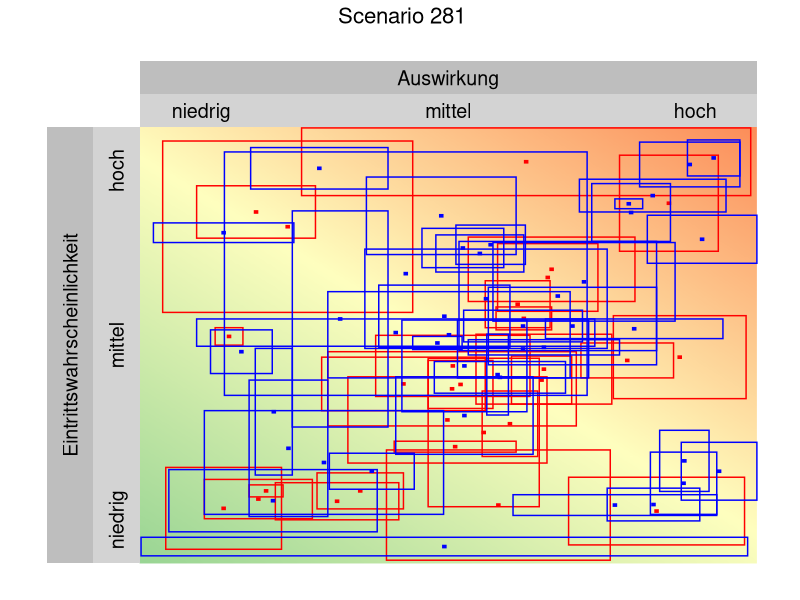
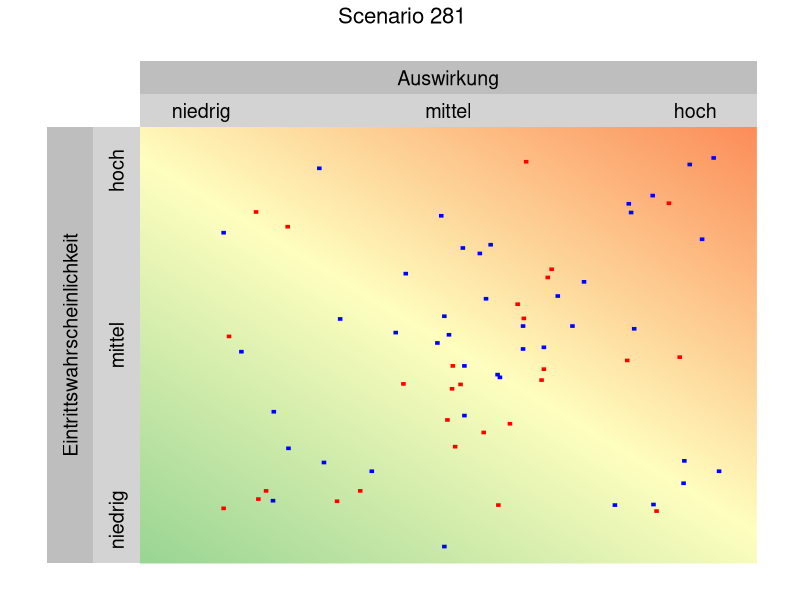
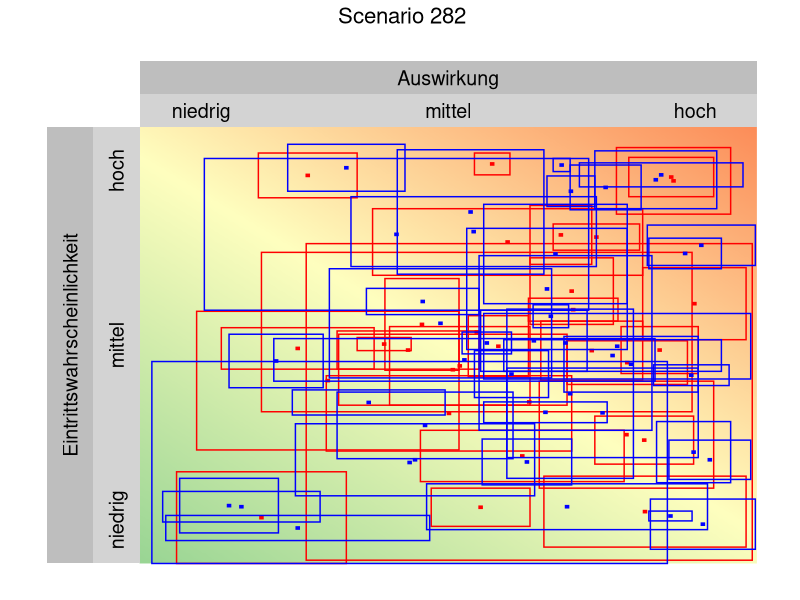
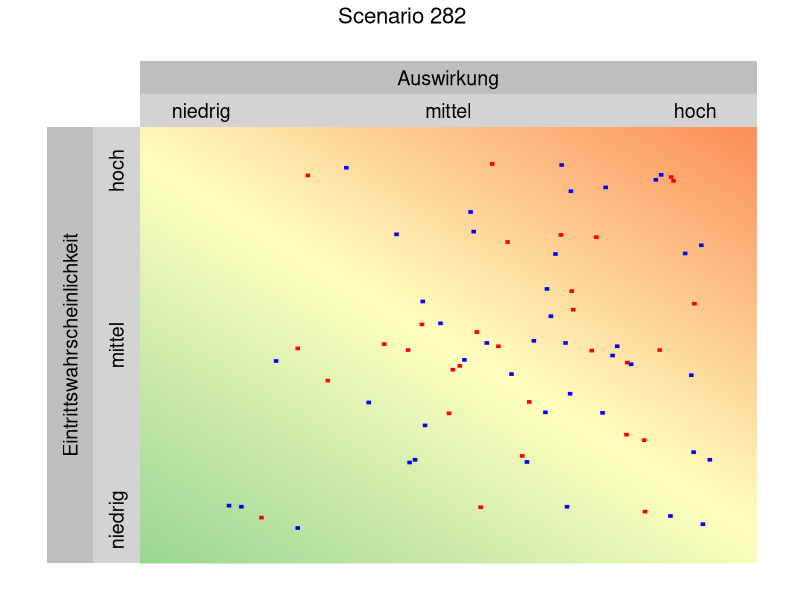
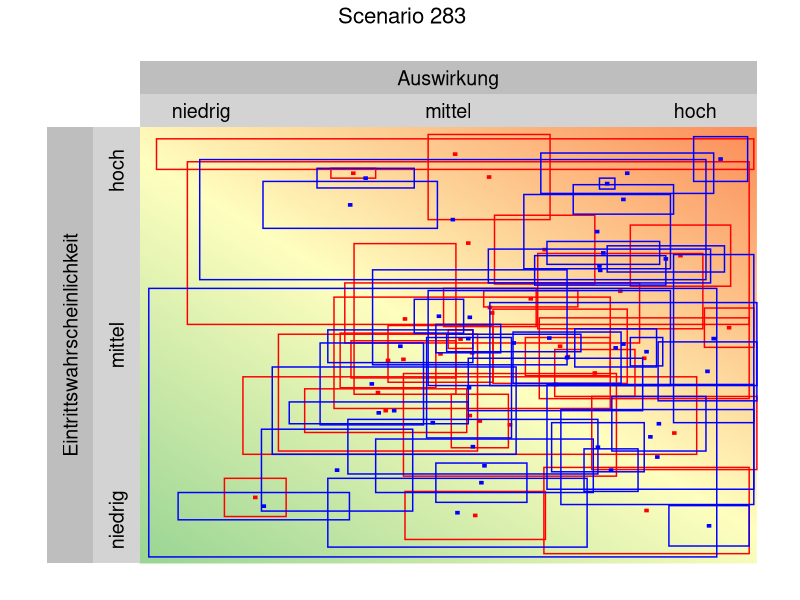
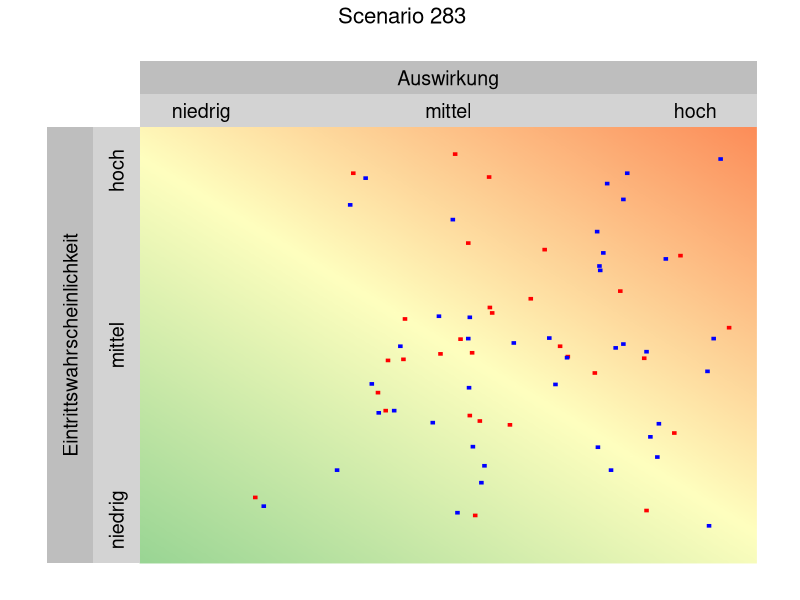
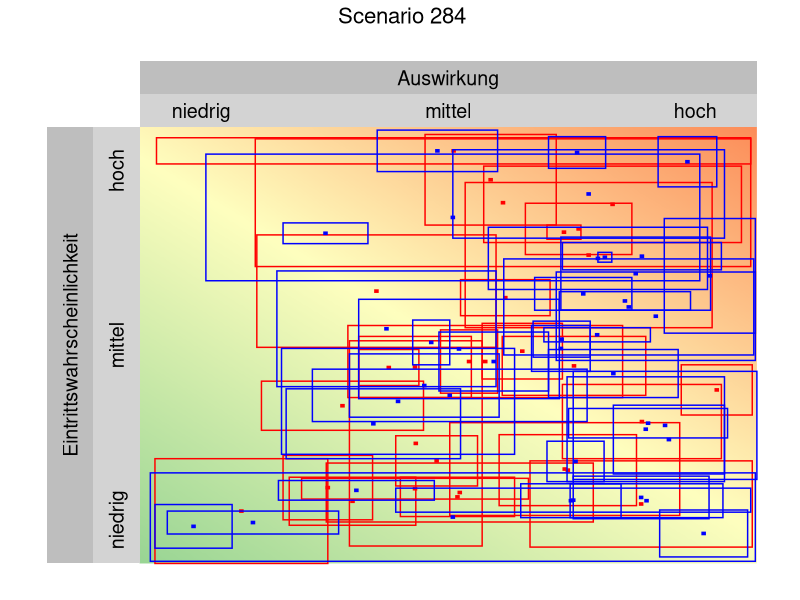
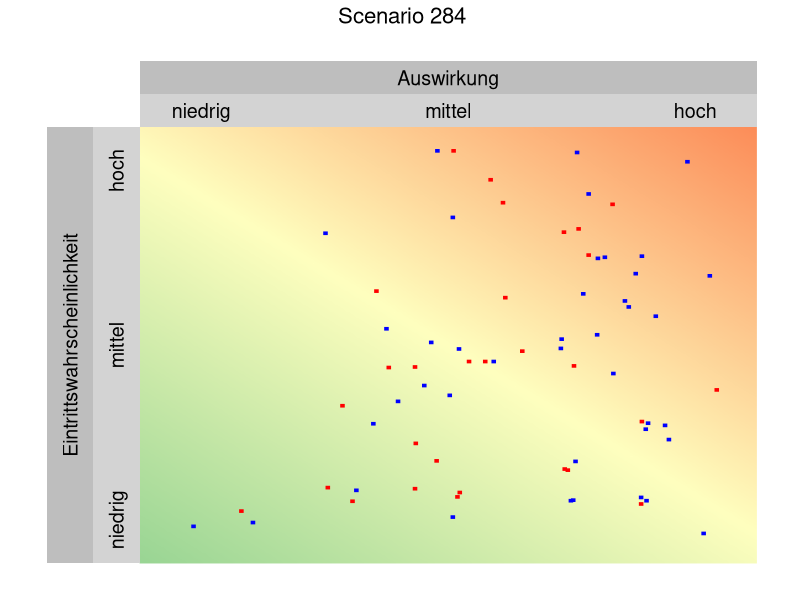

Write R code to recreate these figures, in order. (Note: this script raises an error after producing the figures.)
#Erstellung der graphischen Risikomatrix für alle Szenarien getrennt nach Risiko und Chance 
#Mittelpunkte und Rechtecke mit Mittelpunkten inklusive Verspeicherung der einzelnen Bilder

library(plotrix)
library(dplyr)
library(ggplot2)
library(grid)
library(RColorBrewer)




answerstable <- read.csv(file = 'myapp/Data/RQ1.csv', header=TRUE) #importiere das answers file

dfall <- answerstable %>% filter(QUES2SURV_METHOD == "classic" & ANS2SURV_ANSWERED == 1)
scenarios <- as.data.frame(table(dfall$QUES_ID))
numberscenarios  <- nrow(scenarios)
for (anz in 1:numberscenarios) {
  actualscenario =as.vector(scenarios[anz,1])
  scentext <- (paste0("Scenario ", actualscenario))
  df <- answerstable %>% filter(QUES2SURV_METHOD == "classic" & ANS2SURV_ANSWERED == 1 & QUES_ID == actualscenario)
  numberofanswers <- nrow(df)
  actualtype <- (df$QUES_TYP[1])
#print (numberofanswers)
dfgroup1 <- df %>% filter(ACC2SURV_ROLE == "1")# ACC2SURV_GROUPID== "1"
numberofanswersg1 <- nrow(dfgroup1)
dfgroup2 <- df %>% filter(ACC2SURV_ROLE == "2")
numberofanswersg2 <- nrow(dfgroup2)

YPIXELORIGIN <- seq (0,400)
YPIXELPLOT <- seq (400,0)
switchdf <- data.frame(YPIXELORIGIN,YPIXELPLOT)
#print (switchdf)

getswitchedy <- function(YORIGIN) { 
  this.row = which(switchdf$YPIXELORIGIN == YORIGIN)
  return (switchdf$YPIXELPLOT[this.row])
  
}

#transformedy <- getswitchedy(0)
#print (transformedy)

x1g1 <- c()
x2g1 <- c()
y1g1 <- c()
y2g1 <- c()

x1g1m <- c()
x2g1m <- c()
y1g1m <- c()
y2g1m <- c()

x1g2 <- c()
x2g2 <- c()
y1g2 <- c()
y2g2 <- c()

x1g2m <- c()
x2g2m <- c()
y1g2m <- c()
y2g2m <- c()


rectangleg1 <- data.frame(x1g1,
                          x2g1,                             
                          y1g1,
                          y2g1
                         )

rectangleg1m <- data.frame(x1g1m,
                           x2g1m,                             
                           y1g1m,
                           y2g1m
                          )

rectangleg2 <- data.frame(x1g2,
                          x2g2,                             
                          y1g2,
                          y2g2
)

rectangleg2m <- data.frame(x1g2m,
                           x2g2m,                             
                           y1g2m,
                           y2g2m
)




for (i in 1:numberofanswersg1) {
  actualrowg1 <- nrow(rectangleg1) + 1
  actualrowg1m <- nrow(rectangleg1m) + 1
  
  x1 <- dfgroup1[i,"X1Pixel"]
  x2 <- dfgroup1[i,"X2Pixel"]
  y1origin <- dfgroup1[i,"Y1Pixel"]
  y1 <- getswitchedy(y1origin)
  y2origin <- dfgroup1[i,"Y2Pixel"]
  y2 <- getswitchedy(y2origin)
  mx= ((x2-x1)/2)+x1
  my= ((y2-y1)/2)+y1
  mx1=mx-1
  mx2=mx+1
  my1=my-1
  my2=my+1
  rectangleg1[actualrowg1,"x1g1"] <- x1
  rectangleg1[actualrowg1,"x2g1"] <- x2
  rectangleg1[actualrowg1,"y1g1"] <- y1
  rectangleg1[actualrowg1,"y2g1"] <- y2
  
  rectangleg1m[actualrowg1m,"x1g1m"] <- mx1
  rectangleg1m[actualrowg1m,"x2g1m"] <- mx2
  rectangleg1m[actualrowg1m,"y1g1m"] <- my1
  rectangleg1m[actualrowg1m,"y2g1m"] <- my2
  
}

for (i in 1:numberofanswersg2) {
  actualrowg2 <- nrow(rectangleg2) + 1
  actualrowg2m <- nrow(rectangleg2m) + 1
  x1 <- dfgroup2[i,"X1Pixel"]
  x2 <- dfgroup2[i,"X2Pixel"]
  y1origin <- dfgroup2[i,"Y1Pixel"]
  y1 <- getswitchedy(y1origin)
  y2origin <- dfgroup2[i,"Y2Pixel"]
  y2 <- getswitchedy(y2origin)
  mx= ((x2-x1)/2)+x1
  my= ((y2-y1)/2)+y1
  mx1=mx-1
  mx2=mx+1
  my1=my-1
  my2=my+1
  rectangleg2[actualrowg2,"x1g2"] <- x1
  rectangleg2[actualrowg2,"x2g2"] <- x2
  rectangleg2[actualrowg2,"y1g2"] <- y1
  rectangleg2[actualrowg2,"y2g2"] <- y2
  
  rectangleg2m[actualrowg2m,"x1g2m"] <- mx1
  rectangleg2m[actualrowg2m,"x2g2m"] <- mx2
  rectangleg2m[actualrowg2m,"y1g2m"] <- my1
  rectangleg2m[actualrowg2m,"y2g2m"] <- my2
  
  
}

#print(rectangleg1m)

if (actualtype == "Risiko"){
make_gradient <- function(deg = 180, n = 100, cols = blues9) {
  cols <- colorRampPalette(cols)(n + 1)
  rad <- deg / (62/pi)
  mat <- matrix(
    data = rep(seq(0, 1, length.out = n) * cos(rad), n),
    byrow = TRUE,
    ncol = n
  ) +
    matrix(
      data = rep(seq(0, 1, length.out = n) * sin(rad), n),
      byrow = FALSE,
      ncol = n
    )
  mat <- mat - min(mat)
  mat <- mat / max(mat)
  mat <- 1 + mat * n
  mat <- matrix(data = cols[round(mat)], ncol = n)
  grid::rasterGrob(
    image = mat,
    width = unit(1, "npc"),
    height = unit(1, "npc"), 
    interpolate = TRUE
  )
}
g <- make_gradient(
  deg = 45, n = 500, cols = brewer.pal(3, "Spectral")
)

thisis <- ggplot() + 
  ggtitle(scentext)+
  theme(plot.title = element_text(hjust = 0.5,color="black", size=16),#face="bold"),
        axis.line  = element_blank(),
        axis.ticks = element_blank(),
        axis.text  = element_blank(),
        axis.title = element_blank(),
        panel.grid.major = element_blank(),
        panel.grid.minor = element_blank(),
        panel.border = element_blank(),
        panel.background = element_blank()
  )+
  annotation_custom(
    #grob = g, xmin = -Inf, xmax = Inf, ymin = -Inf, ymax = Inf
    grob = g, xmin = 0, xmax = 400, ymin = 0, ymax = 400
  ) +
  xlim(-60,400) +
  ylim(0,460) +
  geom_rect(data=rectangleg1, mapping=aes(xmin=x1g1, xmax=x2g1, ymin=y1g1, ymax=y2g1), color="red", alpha=0)+
  geom_rect(data=rectangleg1m, mapping=aes(xmin=x1g1m, xmax=x2g1m, ymin=y1g1m, ymax=y2g1m),fill = "red", color="red", alpha=1)+
  geom_rect(data=rectangleg2, mapping=aes(xmin=x1g2, xmax=x2g2, ymin=y1g2, ymax=y2g2), color="blue", alpha=0)+
  geom_rect(data=rectangleg2m, mapping=aes(xmin=x1g2m, xmax=x2g2m, ymin=y1g2m, ymax=y2g2m),fill = "blue", color="blue", alpha=1)+
  geom_rect(aes(xmin=0, xmax=400, ymin=400, ymax=430),fill="lightgrey", color=NA, alpha=1)+
  geom_rect(aes(xmin=0, xmax=400, ymin=430, ymax=460),fill="grey", color=NA, alpha=1)+
  geom_rect(aes(xmin=-30, xmax=0, ymin=0, ymax=400),fill="lightgrey", color=NA, alpha=1)+
  geom_rect(aes(xmin=-60, xmax=-30, ymin=0, ymax=400),fill="grey", color=NA, alpha=1)+
  geom_text(aes(x = -15, y = 40, label = "niedrig"),size = 5,angle=90)+
  geom_text(aes(x = -15, y = 200, label = "mittel"),size = 5,angle=90)+
  geom_text(aes(x = -15, y = 360, label = "hoch"),size = 5,angle=90)+
  geom_text(aes(x = 40, y = 415, label = "niedrig"),size = 5)+
  geom_text(aes(x = 200, y = 415, label = "mittel"),size = 5)+
  geom_text(aes(x = 360, y = 415, label = "hoch"),size = 5)+
  geom_text(aes(x = 200, y = 445, label = "Auswirkung"),size = 5)+
  geom_text(aes(x = -45, y = 200, label = "Eintrittswahrscheinlichkeit"),size = 5,angle=90)#+




print (thisis)
scenfile <- (paste0("myapp/pictures/graphicrectangle/", scentext,"_rectangle_",actualtype,".png"))  
ggsave(filename = scenfile, device = "png", width = 25, height = 25, units = "cm",limitsize = FALSE)

thisis2 <- ggplot() + 
  ggtitle(scentext)+
  theme(plot.title = element_text(hjust = 0.5,color="black", size=16),#face="bold"),
        axis.line  = element_blank(),
        axis.ticks = element_blank(),
        axis.text  = element_blank(),
        axis.title = element_blank(),
        panel.grid.major = element_blank(),
        panel.grid.minor = element_blank(),
        panel.border = element_blank(),
        panel.background = element_blank()
  )+
  annotation_custom(
    grob = g, xmin = 0, xmax = 400, ymin = 0, ymax = 400
  ) +
  xlim(-60,400) +
  ylim(0,460) +
  #geom_rect(data=rectangleg1, mapping=aes(xmin=x1g1, xmax=x2g1, ymin=y1g1, ymax=y2g1), color="red", alpha=0)+
  geom_rect(data=rectangleg1m, mapping=aes(xmin=x1g1m, xmax=x2g1m, ymin=y1g1m, ymax=y2g1m),fill = "red", color="red", alpha=1)+
  #geom_rect(data=rectangleg2, mapping=aes(xmin=x1g2, xmax=x2g2, ymin=y1g2, ymax=y2g2), color="blue", alpha=0)+
  geom_rect(data=rectangleg2m, mapping=aes(xmin=x1g2m, xmax=x2g2m, ymin=y1g2m, ymax=y2g2m),fill = "blue", color="blue", alpha=1)+
  geom_rect(aes(xmin=0, xmax=400, ymin=400, ymax=430),fill="lightgrey", color=NA, alpha=1)+
  geom_rect(aes(xmin=0, xmax=400, ymin=430, ymax=460),fill="grey", color=NA, alpha=1)+
  geom_rect(aes(xmin=-30, xmax=0, ymin=0, ymax=400),fill="lightgrey", color=NA, alpha=1)+
  geom_rect(aes(xmin=-60, xmax=-30, ymin=0, ymax=400),fill="grey", color=NA, alpha=1)+
  geom_text(aes(x = -15, y = 40, label = "niedrig"),size = 5,angle=90)+
  geom_text(aes(x = -15, y = 200, label = "mittel"),size = 5,angle=90)+
  geom_text(aes(x = -15, y = 360, label = "hoch"),size = 5,angle=90)+
  geom_text(aes(x = 40, y = 415, label = "niedrig"),size = 5)+
  geom_text(aes(x = 200, y = 415, label = "mittel"),size = 5)+
  geom_text(aes(x = 360, y = 415, label = "hoch"),size = 5)+
  geom_text(aes(x = 200, y = 445, label = "Auswirkung"),size = 5)+
  geom_text(aes(x = -45, y = 200, label = "Eintrittswahrscheinlichkeit"),size = 5,angle=90)#+
  #geom_text(aes(x = 460, y = 215, label = "coreteam-members"),size = 3)+
  #geom_text(aes(x = 460, y = 185, label = "none coreteam-members"),size = 3)


print (thisis2)
scenfile2 <- (paste0("myapp/pictures/graphicrectangle/", scentext,"_onlycenter_",actualtype,".png"))  
ggsave(filename = scenfile2, device = "png", width = 25, height = 25, units = "cm",limitsize = FALSE)

}
else{

make_gradient <- function(deg = 180, n = 100, cols = blues9) {
  cols <- colorRampPalette(cols)(n + 1)
  rad <- deg / (12/pi)
  mat <- matrix(
    data = rep(seq(0, 1, length.out = n) * cos(rad), n),
    byrow = TRUE,
    ncol = n
  ) +
    matrix(
      data = rep(seq(0, 1, length.out = n) * sin(rad), n),
      byrow = FALSE,
      ncol = n
    )
  mat <- mat - min(mat)
  mat <- mat / max(mat)
  mat <- 1 + mat * n
  mat <- matrix(data = cols[round(mat)], ncol = n)
  grid::rasterGrob(
    image = mat,
    width = unit(1, "npc"),
    height = unit(1, "npc"), 
    interpolate = TRUE
  )
}
g <- make_gradient(
  deg = 45, n = 500, cols = brewer.pal(3, "Greens")
)

thisis <- ggplot() + 
  ggtitle(scentext)+
  theme(plot.title = element_text(hjust = 0.5,color="black", size=16),#face="bold"),
        axis.line  = element_blank(),
        axis.ticks = element_blank(),
        axis.text  = element_blank(),
        axis.title = element_blank(),
        panel.grid.major = element_blank(),
        panel.grid.minor = element_blank(),
        panel.border = element_blank(),
        panel.background = element_blank()
  )+
  annotation_custom(
    #grob = g, xmin = -Inf, xmax = Inf, ymin = -Inf, ymax = Inf
    grob = g, xmin = 0, xmax = 400, ymin = 0, ymax = 400
  ) +
  xlim(-60,400) +
  ylim(0,460) +
  geom_rect(data=rectangleg1, mapping=aes(xmin=x1g1, xmax=x2g1, ymin=y1g1, ymax=y2g1), color="red", alpha=0)+
  geom_rect(data=rectangleg1m, mapping=aes(xmin=x1g1m, xmax=x2g1m, ymin=y1g1m, ymax=y2g1m),fill = "red", color="red", alpha=1)+
  geom_rect(data=rectangleg2, mapping=aes(xmin=x1g2, xmax=x2g2, ymin=y1g2, ymax=y2g2), color="blue", alpha=0)+
  geom_rect(data=rectangleg2m, mapping=aes(xmin=x1g2m, xmax=x2g2m, ymin=y1g2m, ymax=y2g2m),fill = "blue", color="blue", alpha=1)+
  geom_rect(aes(xmin=0, xmax=400, ymin=400, ymax=430),fill="lightgrey", color=NA, alpha=1)+
  geom_rect(aes(xmin=0, xmax=400, ymin=430, ymax=460),fill="grey", color=NA, alpha=1)+
  geom_rect(aes(xmin=-30, xmax=0, ymin=0, ymax=400),fill="lightgrey", color=NA, alpha=1)+
  geom_rect(aes(xmin=-60, xmax=-30, ymin=0, ymax=400),fill="grey", color=NA, alpha=1)+
  geom_text(aes(x = -15, y = 40, label = "niedrig"),size = 5,angle=90)+
  geom_text(aes(x = -15, y = 200, label = "mittel"),size = 5,angle=90)+
  geom_text(aes(x = -15, y = 360, label = "hoch"),size = 5,angle=90)+
  geom_text(aes(x = 40, y = 415, label = "niedrig"),size = 5)+
  geom_text(aes(x = 200, y = 415, label = "mittel"),size = 5)+
  geom_text(aes(x = 360, y = 415, label = "hoch"),size = 5)+
  geom_text(aes(x = 200, y = 445, label = "Potential"),size = 5)+
  geom_text(aes(x = -45, y = 200, label = "Eintrittswahrscheinlichkeit"),size = 5,angle=90)#+




print (thisis)
scenfile <- (paste0("myapp/pictures/graphicrectangle/", scentext,"_rectangle_",actualtype,".png"))  
ggsave(filename = scenfile, device = "png", width = 25, height = 25, units = "cm",limitsize = FALSE)

thisis2 <- ggplot() + 
  ggtitle(scentext)+
  theme(plot.title = element_text(hjust = 0.5,color="black", size=16),#face="bold"),
        axis.line  = element_blank(),
        axis.ticks = element_blank(),
        axis.text  = element_blank(),
        axis.title = element_blank(),
        panel.grid.major = element_blank(),
        panel.grid.minor = element_blank(),
        panel.border = element_blank(),
        panel.background = element_blank()
  )+
  annotation_custom(
    grob = g, xmin = 0, xmax = 400, ymin = 0, ymax = 400
  ) +
  xlim(-60,400) +
  ylim(0,460) +
  #geom_rect(data=rectangleg1, mapping=aes(xmin=x1g1, xmax=x2g1, ymin=y1g1, ymax=y2g1), color="red", alpha=0)+
  geom_rect(data=rectangleg1m, mapping=aes(xmin=x1g1m, xmax=x2g1m, ymin=y1g1m, ymax=y2g1m),fill = "red", color="red", alpha=1)+
  #geom_rect(data=rectangleg2, mapping=aes(xmin=x1g2, xmax=x2g2, ymin=y1g2, ymax=y2g2), color="blue", alpha=0)+
  geom_rect(data=rectangleg2m, mapping=aes(xmin=x1g2m, xmax=x2g2m, ymin=y1g2m, ymax=y2g2m),fill = "blue", color="blue", alpha=1)+
  geom_rect(aes(xmin=0, xmax=400, ymin=400, ymax=430),fill="lightgrey", color=NA, alpha=1)+
  geom_rect(aes(xmin=0, xmax=400, ymin=430, ymax=460),fill="grey", color=NA, alpha=1)+
  geom_rect(aes(xmin=-30, xmax=0, ymin=0, ymax=400),fill="lightgrey", color=NA, alpha=1)+
  geom_rect(aes(xmin=-60, xmax=-30, ymin=0, ymax=400),fill="grey", color=NA, alpha=1)+
  geom_text(aes(x = -15, y = 40, label = "niedrig"),size = 5,angle=90)+
  geom_text(aes(x = -15, y = 200, label = "mittel"),size = 5,angle=90)+
  geom_text(aes(x = -15, y = 360, label = "hoch"),size = 5,angle=90)+
  geom_text(aes(x = 40, y = 415, label = "niedrig"),size = 5)+
  geom_text(aes(x = 200, y = 415, label = "mittel"),size = 5)+
  geom_text(aes(x = 360, y = 415, label = "hoch"),size = 5)+
  geom_text(aes(x = 200, y = 445, label = "Potential"),size = 5)+
  geom_text(aes(x = -45, y = 200, label = "Eintrittswahrscheinlichkeit"),size = 5,angle=90)


print (thisis2)
scenfile2 <- (paste0("myapp/pictures/graphicrectangle/", scentext,"_onlycenter_",actualtype,".png"))  
ggsave(filename = scenfile2, device = "png", width = 25, height = 25, units = "cm",limitsize = FALSE)

}

}

## set up the plot region:
#,
     #main = "2 x 2 rectangles; `rect(0,400,0,400)'")
#i <- 4*(0:10)
## draw rectangles with bottom left (100, 300)+i  and top right (150, 380)+i




#rect(0, 0, 300, 300,col= rgb(0,0,1.0,alpha=0.2),border = "blue")
#rect(200, 200, 201, 201,col= rgb(1.0,1.0,0,alpha=0.7))
#draw.circle(x=300, y=80, radius=50, col=heat.colors(9))
#rect(100, 300, 250, 430,col= rgb(1.0,1.0,0,alpha=0.1))
#rect(240-i, 320+i, 250-i, 410+i, col=heat.colors(9))

#Beispiel um einen Text zu platzieren
#center <- c(mean(c(0, 40)), mean(c(0, 35)))
#text(center[1], center[2], labels = 'Hier kann auch dein Text stehen')